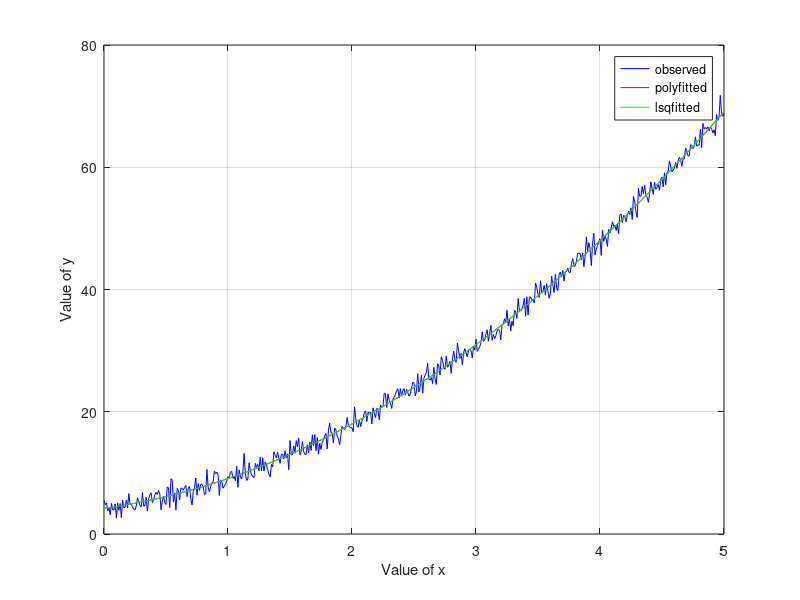

Source code (MATLAB):
clc;close all;
x=0:0.01:5;
y=2*x.^2+3*x+4;
db=30;
yo=awgn(y,db,'measured');

%polyfit%
ap=polyfit(x,yo,2) %for n=2
yp=polyval(ap,x);
MSEp=mean(yo-yp.^2)

%lsqcurvefit%
F=@(a,x)(a(1)*x.^2+a(2)*x+a(3)); %2nd order
ai=[1 1 1];%initialized parameters
[al]=lsqcurvefit(F,ai,x,yo)
y1=F(al,x);
MSEl = mean(yo-y1).^2


figure;
plot(x,yo,'b',x,yp,'r',x,y1,'g')
xlabel('Value of x')
ylabel('Value of y')
legend('observed','polyfitted','lsqfitted');
grid on